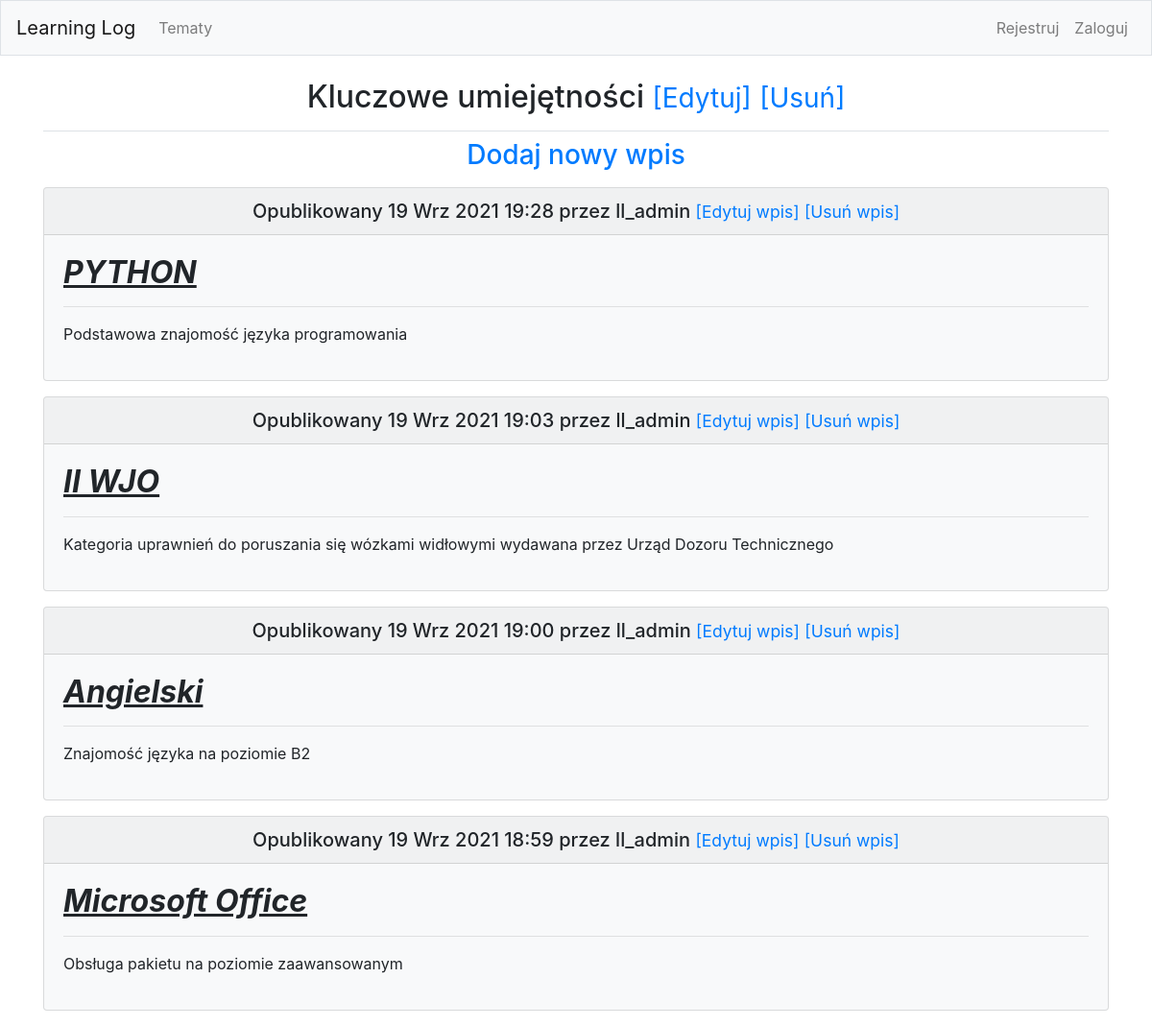
Page /topics/205/ on the committed database.
### learning_logs/models.py (models this page shows, shortened)
class Topic(models.Model):
    text = models.CharField(max_length=200)
    date_added = models.DateTimeField(auto_now_add=True)
    owner = models.ForeignKey(User, on_delete=models.CASCADE)
    header_image = models.ImageField(blank=True, null=True, upload_to="images/")
    def __str__(self):
        return self.text

class Entry(models.Model):
    topic = models.ForeignKey(Topic, on_delete=models.CASCADE)
    text = RichTextField(blank = True, null = True)
    data_added = models.DateTimeField(auto_now_add=True)
    class Meta:
        verbose_name_plural = 'entries'

### learning_logs/views.py (the view)
# urls.py: path('topics/<int:topic_id>/', views.topic, name='topic'),
def topic(request, topic_id):
    topic = get_object_or_404(Topic, id=topic_id)
    entries = topic.entry_set.order_by('-data_added')
    context = {'topic' : topic, 'entries' : entries}
    return render(request, 'learning_logs/topic.html', context)

### learning_logs/templates/learning_logs/topic.html
{% extends 'learning_logs/base.html' %}
{% block page_header %}
    <h2 style="text-align:center;"> {{ topic }}
    <small><a href= {% url 'learning_logs:edit_topic' topic.id %} >[Edytuj]</small>
    <small><a href= {% url 'learning_logs:remove_topic' topic.id %} >[Usuń]</small>
    </h2>
{% endblock page_header %}
{% block content %}
    <h3><p style="text-align:center;">
        <a href="{% url 'learning_logs:new_entry' topic.id %}">Dodaj nowy wpis</a>
    </p></h3>
    {% for entry in entries %}
        <div class="card bg-light mb-3">
            <h5 class="card-header" align="center">
                <p class="card-text">Opublikowany {{ entry.data_added|date:'d M Y H:i' }} przez {{ topic.owner }}
                    <small><a href=" {% url 'learning_logs:edit_entry' entry.id %}">[Edytuj wpis]</a></small>
                    <small><a href=" {% url 'learning_logs:remove_entry' entry.id %}">[Usuń wpis]</a></small>
                </p>
            </h5>
                <div class="card-body">
                    {{ entry.text|safe }}
                </div>
        </div>
    {% empty %}
        Nie ma jeszcze żadnego wpisu dla tego tematu.
    {% endfor %}
{% endblock content %}

### rows in the picture
Topic: text "Kluczowe umiejętności", owner "ll_admin"
Entry: data_added "19 Wrz 2021 19:28", text "PYTHON Podstawowa znajomość języka programowania"
Entry: data_added "19 Wrz 2021 19:03", text "II WJO Kategoria uprawnień do poruszania się wózkami widłowymi wydawana przez Urząd Dozoru Technicznego"
Entry: data_added "19 Wrz 2021 19:00", text "Angielski Znajomość języka na poziomie B2"
Entry: data_added "19 Wrz 2021 18:59", text "Microsoft Office Obsługa pakietu na poziomie zaawansowanym"
